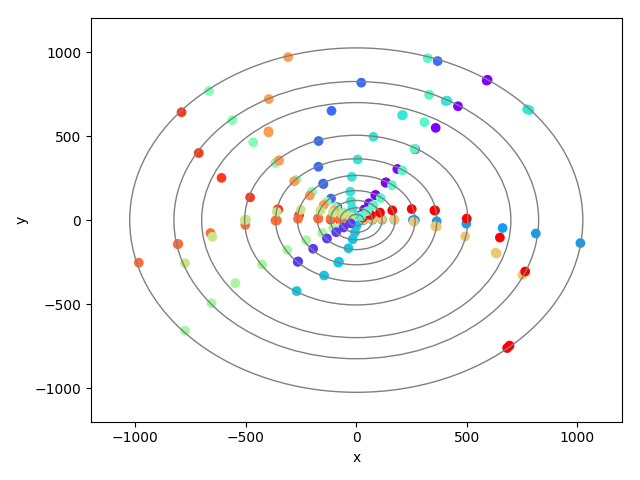

Source code (Python):
import pandas as pd
import numpy as np
#import load_data as ld
import matplotlib.pyplot as plt
from matplotlib import cm
import volumes as vs

# Creates visualizations of hits and tracks in the detector as found in my Thesis


def plot_layer_rings(no_layers = 10):
    fig, ax = plt.subplots()
    rad_array = [35, 74, 118, 176.5, 267, 366, 506, 700.5, 826, 1026]
    for radius_id in range(no_layers):
        radius = rad_array[radius_id]
        radius -= 1
        circle = plt.Circle((0, 0), radius, color='grey', fill=False)
        ax.add_artist(circle)


def prepare_layer_plot():
    plt.xlabel('x')
    plt.ylabel('y')
    plt.xlim(-1200, 1200)
    plt.ylim(-1200, 1200)


def filter_particle_hits(hit_group: pd.DataFrame):
    # We want to filter these particles where we have hits on every layer
    for layer in range(10):
        if not hit_group['layer_id'].isin([layer]).any():
            return False
    return True


if __name__ == '__main__':

    ld.DirectoryBuilder().kaggle_data().discrete_framified().attach()

    no_vis_particles = 15

    hits = ld.easy_load_event_hits(1000)
    truth = ld.easy_load_event_truth(1000)
    particles = ld.easy_load_event_particles(1000)

    merged = pd.merge(hits, truth[['particle_id', 'hit_id']], on='hit_id')
    # Remove noise
    merged = merged[merged['particle_id'] != 0]

    possible_hits = merged.groupby('particle_id').filter(filter_particle_hits)
    possible_part_ids = possible_hits['particle_id'].unique()
    possible_part_ids = pd.DataFrame(possible_part_ids, columns=['particle_id'])

    # Create visualisation with a sample of no_vis_particles
    vis_particles = possible_part_ids.sample(no_vis_particles)

    # Assign a distinct color to each particle
    colors = cm.rainbow(np.linspace(0, 1, no_vis_particles))
    np.random.shuffle(colors)
    vis_particles['color'] = colors.tolist()

    vis_hits = pd.merge(merged, vis_particles[['particle_id', 'color']], on='particle_id')
    vis_hits = vis_hits[  # Filter hits from only circular (barrel) layers
        (vis_hits['volume_id'] == vs.Pixel.BARREL.value['id']) | (vis_hits['volume_id'] == vs.LongStrip.BARREL.value['id'])
        | (vis_hits['volume_id'] == vs.ShortStrip.BARREL.value['id'])
    ]

    # Plot particles with color
    plot_layer_rings()
    prepare_layer_plot()
    plt.scatter(vis_hits['x'], vis_hits['y'], color=vis_hits['color'])
    plt.show()

    # Plot particles without color
    plot_layer_rings()
    prepare_layer_plot()
    plt.scatter(vis_hits['x'], vis_hits['y'])
    plt.show()
